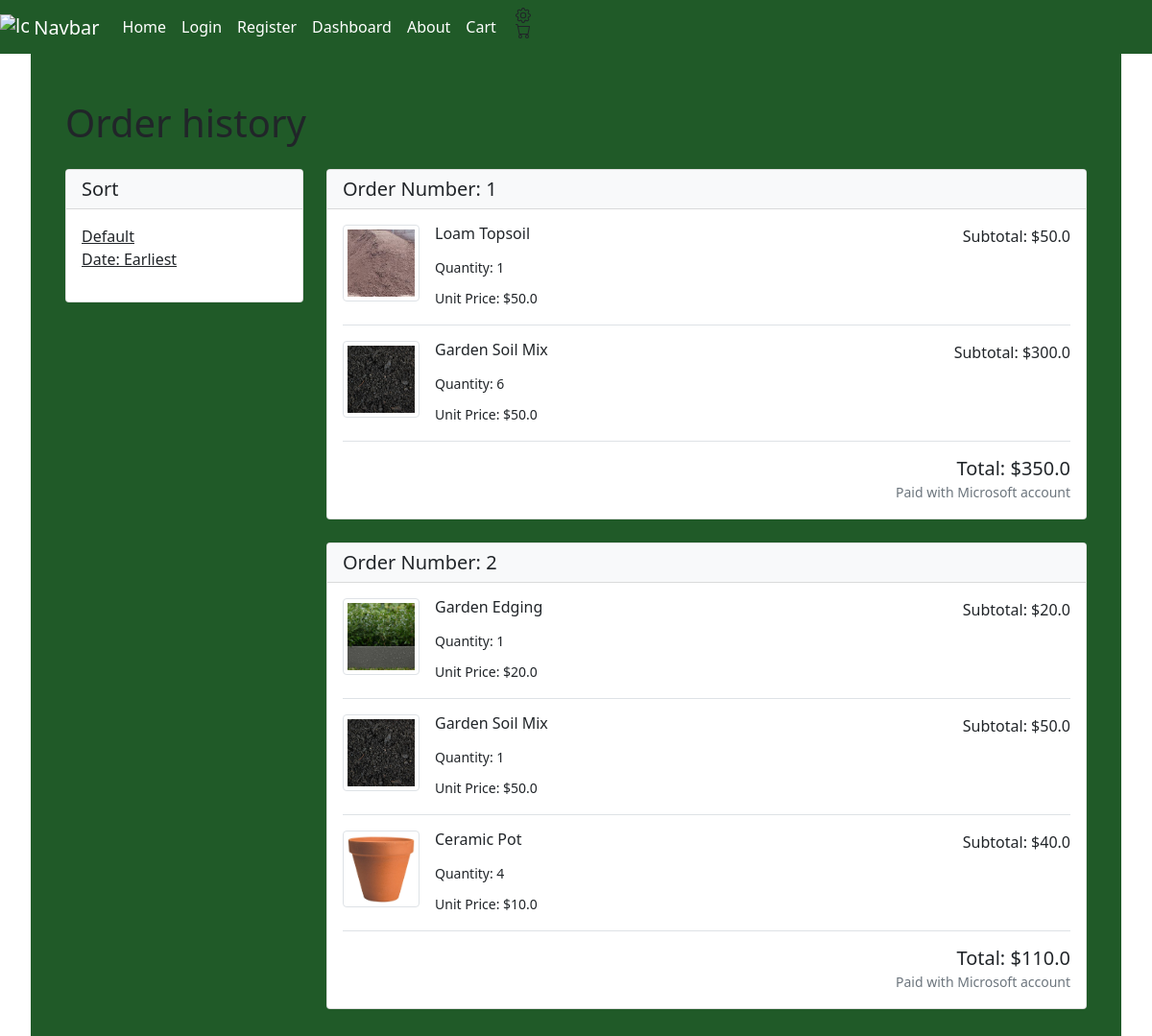
/order_history (signed in), run on the app's committed database.
### ORM/tables.py (models this page shows, shortened)
class Order(TimeStampedModel): #ONE TO MANY RELATION  uselist=True (default)
    __tablename__ = 'order_history'
    id = Column(Integer, primary_key=True, autoincrement=True)
    order_id = Column(Integer, nullable=False, index=True)
    product_id = Column(Integer, ForeignKey('products.id'), nullable=False, index=True)
    user_id = Column(Integer, ForeignKey('users.id'), nullable=False, index=True)
    quantity = Column(Integer, nullable=False)
    price = Column(REAL, nullable=False)
    subtotal = Column(REAL, nullable=False)
    user = Relationship('User', back_populates='orders')
    product = Relationship('Product', back_populates='orders')

class Product(TimeStampedModel):
    __tablename__ = 'products'
    id = Column(Integer, primary_key=True, autoincrement=True)
    name = Column(String(100), nullable=False)
    description = Column(String, nullable=False)
    dimensions = Column(String(50), nullable=True)
    weight = Column(REAL, nullable=True)
    unit = Column(String(50), nullable=False)
    price = Column(REAL, nullable=False)
    stock_level = Column(Integer, nullable=False)
    category = Column(Integer, ForeignKey('categories.id'), nullable=False, index=True)
    image = Column(String(100), nullable=False)
    orders = Relationship('Order', back_populates='product')
    categories = Relationship('Category', back_populates='product')

### main.py (the view)
@limiter.limit(default)
@app.route("/order_history")
def order_history_page():
    user_id = get_UID(session['username'])
    order_list = get_order_history(user_id)
    order_list = group_order_history(order_list)
    product_list  = get_products()
    return render_template('order_history.html', order_history=order_list, products=product_list)

### ORM/ORM_operations.py (called while the page is built)
def get_products():
    products = Product.query.all()
    return products

def get_order_history(user_id):
    with engine.connect() as connection:
        res = []
        order = Order.query.filter(Order.user_id == user_id).all()
        for value in order:
            res.append(value)
        return res

def get_UID(username):
    with engine.connect() as connection:
        res = connection.execute(text(
            "SELECT id FROM users WHERE username=:a;"), {"a": username}
        )
        uid = []
        res = res.fetchone()
        for value in res:
            uid.append(value)
        return uid[0]

### main.py (called while the page is built)
@app.after_request
def add_security_headers(resp):
    resp.headers['Content-Security-Policy'] =  "default-src 'self'; object-src 'none'; base-uri 'none';" #prevents inline scripts from running and objects
    resp.headers['X-Content-Type-Options'] = 'nosniff' #forces the browser to honour the content type instead of auto detecting
    resp.headers['X-Frame-Options'] = 'SAMEORIGIN' #prevents external sites from embedding this site in iframe, helping prevent clickjacking
    return resp

def group_order_history(order_history:list) -> list: #turns list of Order objects into a 2d array, with subarray groupings by order_id
    lst = []
    sub_list = []
    previous_order_id = None
    i = 0
    while i < len(order_history):
        if previous_order_id is None:
            previous_order_id = order_history[i].order_id
        if order_history[i].order_id == previous_order_id:
            sub_list.append(order_history[i])
            i += 1
            if i == len(order_history):
                lst.append(sub_list)
        else:
            lst.append(sub_list)
            sub_list = []
            previous_order_id = order_history[i].order_id
    return lst

### templates/order_history.html (shortened to what this page needs)
{% extends "base.html" %}
{% block content %}
    <div class="container" style="padding-top: 5rem;">
        <div class="p-4">
            <h1 class="mb-4">Order history</h1>
            <div class="row">
                <div class="col-md-3">
                    <div class="card mb-4">
                        <div class="card-header bg-light">
                            <h5 class="mb-0">Sort</h5>
                        </div>
                        <div class="card-body">
                            <ul class="list-unstyled">
                                <li><a href="/order_history" class="text-dark">Default</a></li>
                                <li><a href="/sort_orders_earliest" class="text-dark">Date: Earliest</a></li>
                            </ul>
                        </div>
                    </div>
                </div>
                <div class="col-md-9">
                    {% for order in order_history %}
                    <div class="card mb-4">
                        <div class="card-header bg-light">
                            <div class="d-flex justify-content-between">
                                <h5 class="mb-0">Order Number: {{order[0].order_id}}</h5>
                            </div>
                        </div>
                        <div class="card-body">
                            {% for item in order %}
                                {% for product in products %}
                                    {% if item.product_id == product.id %}
                                    <div class="mb-3 pb-3 border-bottom">
                                        <div class="d-flex">
                                            <div class="me-3">
                                                <img src="{{ product.image }}" alt="{{ product.name }}" class="img-thumbnail" style="width: 80px; height: 80px; object-fit: cover;">
                                            </div>
                                            <div class="flex-grow-1">
                                                <div class="d-flex justify-content-between">
                                                    <div>
                                                        <h6 class="mb-1">{{ product.name }}</h6>
                                                    </div>
                                                    <div class="text-right">
                                                        <div>Subtotal: ${{ item.subtotal }}</div>
                                                    </div>
                                                </div>
                                                <div class="mt-2">
                                                    <small>Quantity: {{ item.quantity }}</small>
                                                </div>
                                                <div class="mt-2">
                                                    <small>Unit Price: ${{ product.price }}</small>
                                                </div>
                                            </div>
                                        </div>
                                    </div>
                                    {% endif %}
                                {% endfor %}
                            {% endfor %}
                            <div class="text-end mt-3">
                                <h5 class="mb-0">Total: ${{ order | sum(attribute='subtotal')}}</h5>
                                <small class="text-muted">Paid with {{ order.payment_method if order.payment_method else 'Microsoft account' }}</small>
                            </div>
                        </div>
                    </div>
                    {% endfor %}
                </div>
            </div>
        </div>
    </div>
{% endblock %}

### templates/base.html (shortened to what this page needs)
<!doctype html>
<html lang="en">
  <head>
    <link href="https://cdn.jsdelivr.net/npm/bootstrap@5.0.2/dist/css/bootstrap.min.css" rel="stylesheet">
    <link rel="stylesheet" href="style.css">
  </head>
  <body>
    <nav class="navbar fixed-top navbar-expand-sm navbar-dark" style="background-color: #205A28;">
        <a
            href="#"
            class="navbar-brand mb-0 h1">
            <img
            src="/docs/4.0/assets/brand/bootstrap-logo.svg"
            alt="logo"
            width="30"
            height="24"
            class="d-inline-block align-text-top"/>
            Navbar
        </a>
        <div
            class="collapse navbar-collapse"
            id="navbarNav">
            <ul class="navbar-nav">
                <li class="nav-item active">
                    <a href="/" class="nav-link active">Home</a>
                </li>
                <li class="nav-item active">
                    <a href="{{url_for('login')}}" class="nav-link active">Login</a>
                </li>
                <li class="nav-item active">
                    <a href="{{url_for('register')}}" class="nav-link active">Register</a>
                </li>
                <li class="nav-item active">
                    <a href="{{url_for('dashboard')}}" class="nav-link active">Dashboard</a>
                </li>
                <li class="nav-item active">
                    <a href="{{url_for('about_page')}}" class="nav-link active">About</a>
                </li>
                <li class="nav-item active">
                    <a href="{{url_for('shopping_cart_page')}}" class="nav-link active">Cart</a>
                </li>
                <div class="container-fluid">
                    <li class="nav-item active ms-item right">
                    </li>
                    <li class="nav-item active ms-item right">
                    </li>
                </div>
            </ul>
        </div>
    </nav>
    {%block content%}{%endblock%}
  </body>
</html>

### static/style.css (style rules this page uses)
.container { background-color: #205A28; }
body { margin-left : 2rem; margin-right : 2rem; }

### data on the page
Order: order "1", subtotal "50.0", quantity "1", order "350.0", payment_method "Microsoft account"
Product: image (picture), name "Loam Topsoil", price "50.0"
Order: subtotal "300.0", quantity "6"
Product: image (picture), name "Garden Soil Mix", price "50.0"
Order: order "2", subtotal "20.0", quantity "1", order "110.0", payment_method "Microsoft account"
Product: image (picture), name "Garden Edging", price "20.0"
Order: subtotal "50.0", quantity "1"
Order: subtotal "40.0", quantity "4"
Product: image (picture), name "Ceramic Pot", price "10.0"
